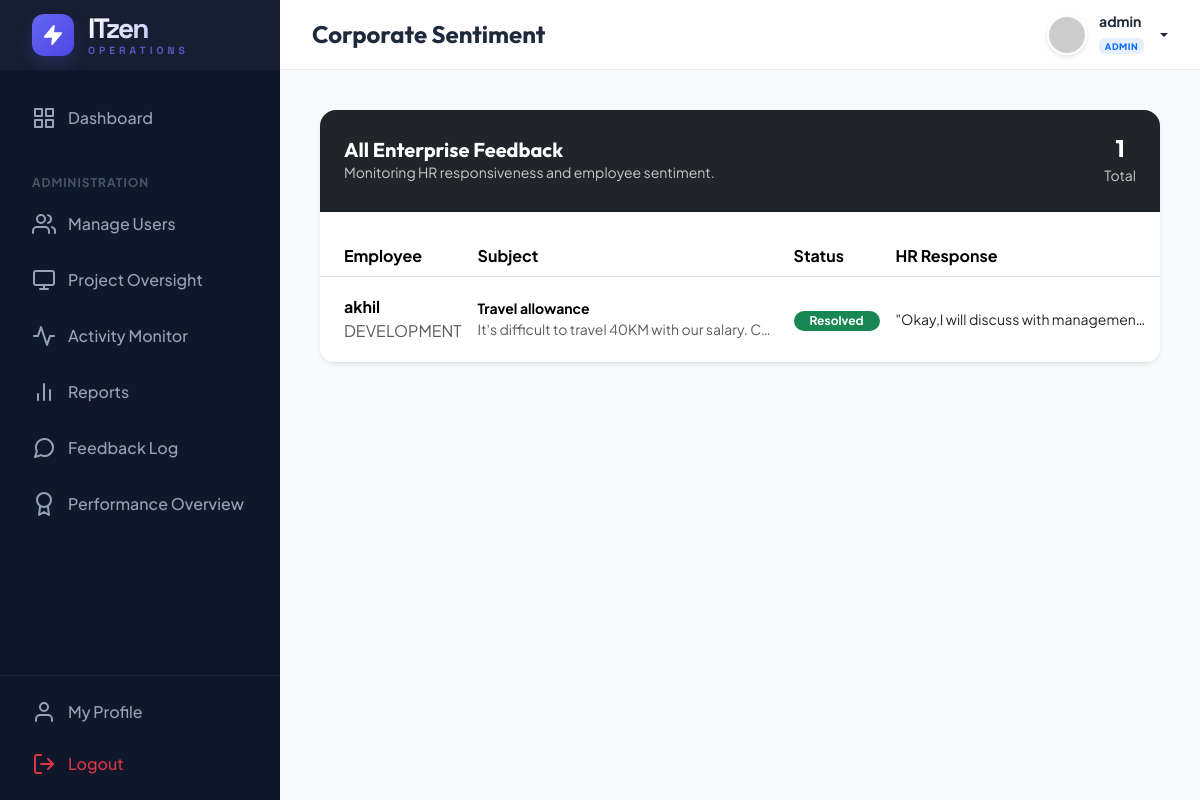
/company-admin/feedback/ (signed in), run on the app's committed database.
### management/models.py (models this page shows, shortened)
class CustomUser(AbstractUser):
    ROLE_CHOICES = (
        ('ADMIN', 'Admin'),
        ('HR', 'HR Manager'),
        ('EMPLOYEE', 'Employee'),
    )
    DEPT_CHOICES = (
        ('DEVELOPMENT', 'Software Development'),
        ('DESIGN', 'UI/UX Design'),
        ('QA', 'Quality Assurance'),
        ('HR', 'Human Resources'),
        ('MARKETING', 'Digital Marketing'),
        ('SALES', 'Sales & Business'),
        ('SUPPORT', 'IT Support & Security'),
    )
    LEVEL_CHOICES = (
        ('JUNIOR', 'Junior Level (Level 1)'),
        ('INTERMEDIATE', 'Intermediate (Level 2)'),
        ('SENIOR', 'Senior Level (Level 3)'),
        ('LEAD', 'Lead Level (Level 4)'),
        ('EXPERT', 'Expert Level (Level 5)'),
    )
    role = models.CharField(max_length=20, choices=ROLE_CHOICES, default='EMPLOYEE')
    phone = models.CharField(max_length=15, blank=True, null=True)
    profile_pic = models.ImageField(upload_to='profile_pics/', blank=True, null=True)
    department = models.CharField(max_length=50, choices=DEPT_CHOICES, blank=True, null=True)
    designation = models.CharField(max_length=100, blank=True, null=True)
    level = models.CharField(max_length=20, choices=LEVEL_CHOICES, default='JUNIOR')
    date_of_joining = models.DateField(blank=True, null=True)
    def is_admin(self):
        return self.role == 'ADMIN' or self.is_superuser
    def is_hr(self):
        return self.role == 'HR'
    def is_employee(self):
        return self.role == 'EMPLOYEE' and not self.is_superuser and not self.role == 'HR'

class Feedback(models.Model):
    employee = models.ForeignKey(CustomUser, on_delete=models.CASCADE, related_name='feedbacks')
    subject = models.CharField(max_length=200)
    message = models.TextField()
    created_at = models.DateTimeField(auto_now_add=True)
    hr_response = models.TextField(blank=True, null=True)
    responded_by = models.ForeignKey(CustomUser, on_delete=models.SET_NULL, null=True, blank=True, related_name='responded_feedbacks')
    is_resolved = models.BooleanField(default=False)

### management/views.py (the view)
# urls.py: path('company-admin/feedback/', views.admin_feedback_view, name='admin_feedback_view'),
@login_required
def admin_feedback_view(request):
    if not request.user.is_admin(): return redirect('dashboard')
    feedbacks = Feedback.objects.all().order_by('-created_at')
    return render(request, 'admin/feedback_list.html', {'feedbacks': feedbacks})

### templates/admin/feedback_list.html (shortened to what this page needs)
{% extends 'base.html' %}
{% block page_title %}Corporate Sentiment{% endblock %}
{% block content %}
<div class="row">
    <div class="col-12">
        <div class="card border-0 shadow-sm rounded-4 overflow-hidden">
            <div class="card-header bg-dark text-white p-4">
                <div class="d-flex justify-content-between align-items-center">
                    <div>
                        <h5 class="fw-bold mb-0">All Enterprise Feedback</h5>
                        <p class="small opacity-75 mb-0">Monitoring HR responsiveness and employee sentiment.</p>
                    </div>
                    <div class="stats d-flex gap-4">
                        <div class="text-center">
                            <h4 class="fw-bold mb-0">{{ feedbacks.count }}</h4>
                            <small class="opacity-75">Total</small>
                        </div>
                    </div>
                </div>
            </div>
            <div class="table-responsive">
                <table class="table table-hover align-middle mb-0">
                    <thead class="bg-light">
                        <tr>
                            <th class="ps-4">Employee</th>
                            <th>Subject</th>
                            <th>Status</th>
                            <th>HR Response</th>
                            <th class="pe-4">Handled By</th>
                        </tr>
                    </thead>
                    <tbody>
                        {% for f in feedbacks %}
                        <tr class="{% if not f.is_resolved %}bg-light bg-opacity-25{% endif %}">
                            <td class="ps-4">
                                <div class="fw-bold">{{ f.employee.username }}</div>
                                <div class="extra-small text-muted">{{ f.employee.department }}</div>
                            </td>
                            <td>
                                <div class="fw-bold small">{{ f.subject }}</div>
                                <div class="small text-muted text-truncate" style="max-width: 300px;">{{ f.message }}
                                </div>
                            </td>
                            <td>
                                {% if f.is_resolved %}
                                <span class="badge bg-success rounded-pill px-3">Resolved</span>
                                {% else %}
                                <span class="badge bg-warning text-dark rounded-pill px-3">Pending</span>
                                {% endif %}
                            </td>
                            <td>
                                <div class="small text-truncate" style="max-width: 250px;">
                                    {% if f.hr_response %}
                                    <span class="text-dark">"{{ f.hr_response }}"</span>
                                    {% else %}
                                    <span class="text-muted italic">Awaiting response...</span>
                                    {% endif %}
                                </div>
                            </td>
                            <td class="pe-4">
                            </td>
                        </tr>
                        {% empty %}
                        <tr>
                            <td colspan="5" class="text-center py-5 text-muted">No enterprise feedback records found.
                            </td>
                        </tr>
                        {% endfor %}
                    </tbody>
                </table>
            </div>
        </div>
    </div>
</div>
{% endblock %}

### templates/base.html (shortened to what this page needs)
{% load static %}
<!DOCTYPE html>
<html lang="en">
<head>
    <link href="https://cdn.jsdelivr.net/npm/bootstrap@5.3.2/dist/css/bootstrap.min.css" rel="stylesheet">
</head>
<body>
    <aside class="sidebar" id="sidebar">
        <div class="sidebar-header">
            <a href="{% url 'dashboard' %}" class="sidebar-logo">
                <div class="logo-circle">
                    <i data-feather="zap" style="width: 22px; height: 22px; fill: #fff;"></i>
                </div>
                <div class="logo-text">
                    <span class="logo-main">ITzen</span>
                    <span class="logo-sub">Operations</span>
                </div>
            </a>
        </div>
        <nav class="sidebar-nav">
            <ul class="nav-list">
                <li class="nav-item">
                    <a href="{% url 'dashboard' %}"
                        class="nav-link {% if request.resolver_match.url_name == 'dashboard' %}active{% endif %}">
                        <i data-feather="grid"></i> Dashboard
                    </a>
                </li>
                {% if user.is_admin %}
                <li class="nav-caption">Administration</li>
                <li class="nav-item">
                    <a href="{% url 'manage_users' %}" class="nav-link">
                        <i data-feather="users"></i> Manage Users
                    </a>
                </li>
                <li class="nav-item">
                    <a href="{% url 'admin_project_status' %}" class="nav-link">
                        <i data-feather="monitor"></i> Project Oversight
                    </a>
                </li>
                <li class="nav-item">
                    <a href="{% url 'admin_monitor' %}" class="nav-link">
                        <i data-feather="activity"></i> Activity Monitor
                    </a>
                </li>
                <li class="nav-item">
                    <a href="{% url 'admin_reports' %}" class="nav-link">
                        <i data-feather="bar-chart-2"></i> Reports
                    </a>
                </li>
                <li class="nav-item">
                    <a href="{% url 'admin_feedback_view' %}" class="nav-link">
                        <i data-feather="message-circle"></i> Feedback Log
                    </a>
                </li>
                <li class="nav-item">
                    <a href="{% url 'admin_performance_overview' %}" class="nav-link">
                        <i data-feather="award"></i> Performance Overview
                    </a>
                </li>
                {% endif %}
            </ul>
        </nav>
        <div class="sidebar-footer">
            <a href="{% url 'employee_profile' %}" class="nav-link mb-1">
                <i data-feather="user"></i> My Profile
            </a>
            <a href="{% url 'logout' %}" class="nav-link text-danger">
                <i data-feather="log-out"></i> Logout
            </a>
        </div>
    </aside>
    <div class="main-wrapper">
        <header class="header">
            <div class="d-flex align-items-center">
                <h4 class="mb-0 fw-bold">{% block page_title %}Overview{% endblock %}</h4>
            </div>
            <div class="d-flex align-items-center gap-3">
                <div class="dropdown">
                    <a href="#" class="user-dropdown-toggle dropdown-toggle" data-bs-toggle="dropdown">
                        <img src="{% if user.profile_pic %}{{ user.profile_pic.url }}{% else %}https://ui-avatars.com/api/?name={{ user.username }}&background=6366f1&color=fff{% endif %}"
                            alt="user" class="avatar-img">
                        <div class="d-none d-md-block text-start">
                            <div class="small fw-bold lh-1 mb-1">{{ user.get_full_name|default:user.username }}</div>
                            <span class="badge bg-primary bg-opacity-10 text-primary border-0"
                                style="font-size: 9px; letter-spacing: 0.5px; text-transform: uppercase; font-weight: 800;">
                                {{ user.get_role_display|default:user.role }}
                            </span>
                        </div>
                    </a>
                </div>
            </div>
        </header>
        <main class="content-area">
            {% block content %}{% endblock %}
        </main>
    </div>
</body>
</html>

### templates/base.html (style rules this page uses)
:root { --primary: #6366f1; --primary-dark: #4f46e5; --secondary: #64748b; --accent: #f43f5e; --bg-body: #f8fafc; --bg-sidebar: #0f172a; --text-main: #1e293b; --glass-bg: rgba(255, 255, 255, 0.8); --sidebar-width: 280px; --header-height: 70px; --card-shadow: 0 10px 15px -3px rgba(0, 0, 0, 0.1), 0 4px 6px -2px rgba(0, 0, 0, 0.05); --transition: all 0.3s cubic-bezier(0.4, 0, 0.2, 1); }
body { font-family: 'Plus Jakarta Sans', sans-serif; background-color: var(--bg-body); color: var(--text-main); margin: 0; overflow-x: hidden; }
h1, h2, h3, h4, h5, h6 { font-family: 'Outfit', sans-serif; font-weight: 600; }
.sidebar { width: var(--sidebar-width); height: 100vh; background-color: var(--bg-sidebar); position: fixed; left: 0; top: 0; z-index: 1000; transition: var(--transition); color: #94a3b8; display: flex; flex-direction: column; }
.sidebar-nav { flex: 1; overflow-y: auto; overflow-x: hidden; scrollbar-width: thin; scrollbar-color: rgba(255, 255, 255, 0.08) transparent; }
.sidebar-footer { border-top: 1px solid rgba(255, 255, 255, 0.06); padding: 0.75rem 1rem; flex-shrink: 0; }
.sidebar-header { height: var(--header-height); display: flex; align-items: center; padding: 0 2rem; background: rgba(255, 255, 255, 0.03); }
.sidebar-logo { color: #fff; font-family: 'Space Grotesk', sans-serif; font-size: 1.75rem; font-weight: 800; text-decoration: none; display: flex; align-items: center; gap: 14px; transition: var(--transition); }
.logo-text { display: flex; flex-direction: column; line-height: 1; }
.logo-main { letter-spacing: -2px; background: linear-gradient(135deg, #fff 0%, #a5b4fc 100%); -webkit-background-clip: text; background-clip: text; -webkit-text-fill-color: transparent; }
.logo-sub { font-size: 0.65rem; text-transform: uppercase; letter-spacing: 4px; color: var(--primary); font-weight: 700; margin-top: 4px; opacity: 0.8; }
.logo-circle { width: 42px; height: 42px; background: linear-gradient(135deg, var(--primary) 0%, var(--primary-dark) 100%); border-radius: 12px; display: flex; align-items: center; justify-content: center; position: relative; box-shadow: 0 8px 16px rgba(99, 102, 241, 0.2); overflow: hidden; }
.logo-circle::after { content: ''; position: absolute; inset: 0; background: linear-gradient(45deg, transparent, rgba(255, 255, 255, 0.2), transparent); transform: translateX(-100%); transition: 0.5s; }
.nav-list { list-style: none; padding: 1.5rem 1rem; margin: 0; }
.nav-item { margin-bottom: 0.5rem; }
.nav-link { display: flex; align-items: center; padding: 0.75rem 1rem; color: #94a3b8; text-decoration: none; border-radius: 12px; transition: var(--transition); gap: 12px; font-weight: 500; }
.nav-caption { font-size: 0.75rem; text-transform: uppercase; letter-spacing: 1px; font-weight: 700; color: #475569; padding: 1.5rem 1rem 0.5rem; }
.main-wrapper { margin-left: var(--sidebar-width); min-height: 100vh; transition: var(--transition); }
.header { height: var(--header-height); background: var(--glass-bg); backdrop-filter: blur(10px); border-bottom: 1px solid rgba(226, 232, 240, 0.8); position: sticky; top: 0; z-index: 999; display: flex; align-items: center; justify-content: space-between; padding: 0 2rem; }
.content-area { padding: 2.5rem; }
.card { background: #fff; border: none; border-radius: 16px; box-shadow: var(--card-shadow); transition: var(--transition); }
.user-dropdown-toggle { display: flex; align-items: center; gap: 12px; text-decoration: none; color: var(--text-main); font-weight: 600; }
.avatar-img { width: 40px; height: 40px; border-radius: 50%; object-fit: cover; border: 2px solid #fff; box-shadow: 0 2px 4px rgba(0, 0, 0, 0.1); }

### data on the page
CustomUser: get_full_name "admin", role "ADMIN"
Feedback: employee.username "akhil", employee.department "DEVELOPMENT", subject "Travel allowance", message "It's difficult to travel 40KM with our salary. C…", is_resolved "Resolved", hr_response "Okay,I will discuss with managemen…"

### other printed values
{{ feedbacks.count }} "1"
